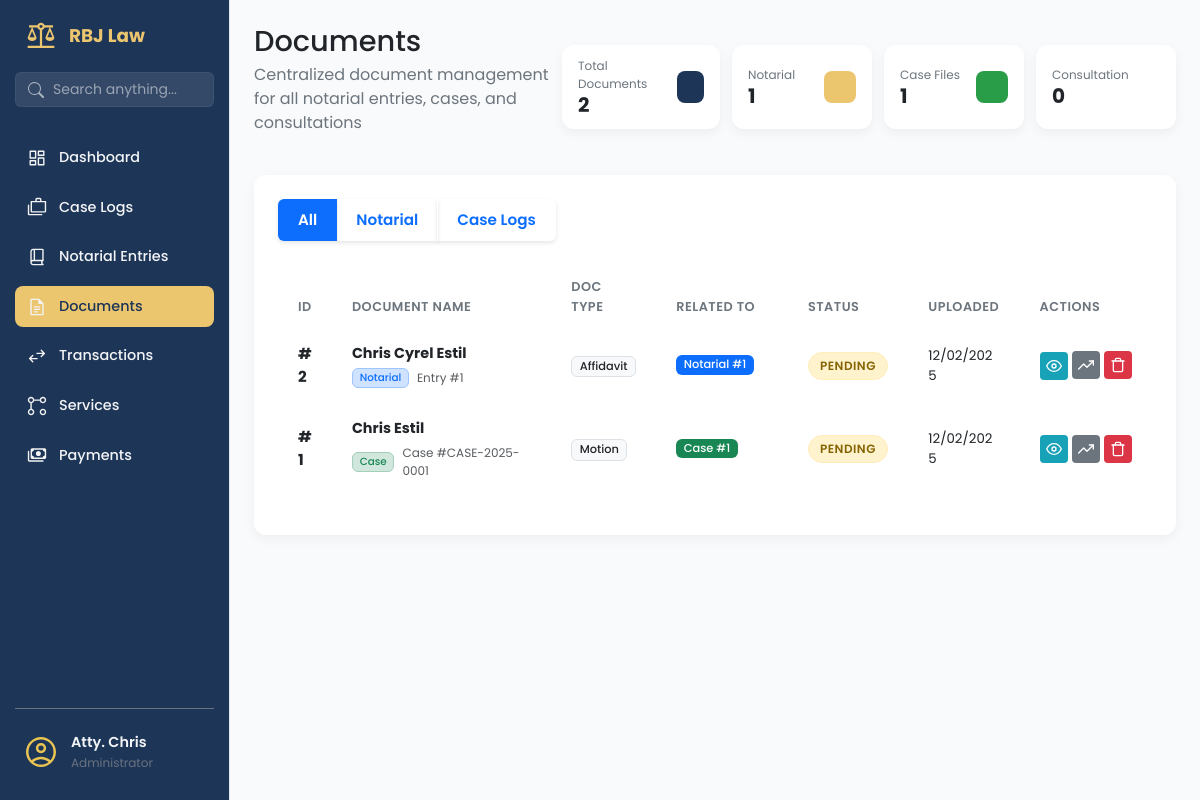
/documents/ (signed in), run on the app's committed database.
### app/models/document_mdl.py (models this page shows, shortened)
class Document(db.Model):
    __tablename__ = 'documents'
    id = db.Column(db.Integer, primary_key=True)
    filename = db.Column(db.String(255), nullable=False)
    file_path = db.Column(db.String(500), nullable=False)
    file_type = db.Column(db.String(50), nullable=True)
    file_size = db.Column(db.Integer, nullable=True)  # in bytes
    document_type = db.Column(db.String(100), nullable=True)  # e.g., Affidavit, ID, SPA Draft, etc.
    notes = db.Column(db.Text, nullable=True)
    document_status = db.Column(db.String(50), default='Pending', nullable=False)
    parent_type = db.Column(db.String(50), nullable=False)  # 'notarial_entry', 'case', 'client'
    parent_id = db.Column(db.Integer, nullable=False)
    uploaded_by = db.Column(db.Integer, db.ForeignKey('users.id'), nullable=True)
    uploaded_at = db.Column(db.DateTime, default=datetime.utcnow)
    last_modified = db.Column(db.DateTime, default=datetime.utcnow, onupdate=datetime.utcnow)
    uploader = db.relationship('User', backref='uploaded_documents', lazy=True)

### app/routes/documents_routes.py (the view)
@documents_bp.route('/')
@login_required
def documents_page():
    document_type = request.args.get('type', 'all')
    query = Document.query
    if document_type != 'all':
        query = query.filter_by(parent_type=document_type)
    search_term = request.args.get('search', '')
    if search_term:
        query = query.filter(or_(
            Document.filename.ilike(f'%{search_term}%'),
            Document.notes.ilike(f'%{search_term}%')
        ))
    documents = query.order_by(Document.uploaded_at.desc()).all()
    for doc in documents:
        doc.context_name = "Unknown Client"
        doc.context_ref = f"ID: {doc.parent_id}"
        if doc.parent_type == 'notarial_entry':
            entry = NotarialEntry.query.get(doc.parent_id)
            if entry:
                doc.context_ref = f"Entry #{entry.not_entry_num}"
                if entry.parties:
                    primary_party = entry.parties[0].party_name
                    if len(entry.parties) > 1:
                        doc.context_name = f"{primary_party} et al."
                    else:
                        doc.context_name = primary_party
                else:
                    doc.context_name = "No Party Listed"
        elif doc.parent_type == 'case':
            case = Case.query.get(doc.parent_id)
            if case:
                doc.context_ref = f"Case #{case.case_number}"
                if case.client:
                    doc.context_name = f"{case.client.client_first_name} {case.client.client_last_name}"
                else:
                    doc.context_name = case.title  # Fallback to case title if no client
            else:
                doc.context_name = "Deleted Case"
                doc.context_ref = f"ID: {doc.parent_id}"
        elif doc.parent_type == 'consultation':
            pass
        elif doc.parent_type == 'client':
            client = Client.query.get(doc.parent_id)
            if client:
                doc.context_name = f"{client.first_name} {client.last_name}"
                doc.context_ref = "Client File"
    return render_template('documents_page.html',
                         documents=documents,
                         current_filter=document_type,
                         search_term=search_term)

### app/templates/documents_page.html (shortened to what this page needs)
{% extends 'base.html' %}
{% block content %}
<main class="dashboard-content">
    <header class="dashboard-header">
        <div>
            <h1>Documents </h1>
            <p>Centralized document management for all notarial entries, cases, and consultations</p>
        </div>
        <div style="display: flex; justify-content: space-between; gap: 12px;">
            <div class="data-card data-card--sm">
                <div class="data-card__info">
                    <span class="data-card__title">Total Documents</span>
                    <span class="data-card__value">{{ documents|length }}</span>
                </div>
                <div class="data-card__icon data-card__icon--blue"></div>
            </div>
            <div class="data-card data-card--sm">
                <div class="data-card__info">
                    <span class="data-card__title">Notarial</span>
                    <span class="data-card__value">
                        {% set notarial_count = [] %}
                        {{ notarial_count|length }}
                    </span>
                </div>
                <div class="data-card__icon data-card__icon--gold"></div>
            </div>
            <div class="data-card data-card--sm">
                <div class="data-card__info">
                    <span class="data-card__title">Case Files</span>
                    <span class="data-card__value">
                        {% set case_count = [] %}
                        {{ case_count|length }}
                    </span>
                </div>
                <div class="data-card__icon data-card__icon--green"></div>
            </div>
            <div class="data-card data-card--sm">
                <div class="data-card__info">
                    <span class="data-card__title">Consultation</span>
                    <span class="data-card__value">
                        {% set consultation_count = [] %}
                        {{ consultation_count|length }}
                    </span>
                </div>
                <div class="data-card__icon data-card__icon--purple"></div>
            </div>
        </div>
    </header>
    <section class="content-section">
        <div class="panel-card">
            <div class="filter-buttons mb-4" style="display: flex; justify-content: space-between;">
                <div class="btn-group" role="group" aria-label="Document filters">
                    <button type="button" class="btn btn-outline-primary active" data-filter="all">
                        All
                    </button>
                    <button type="button" class="btn btn-outline-primary" data-filter="notarial_entry">
                        Notarial
                    </button>
                    <button type="button" class="btn btn-outline-primary" data-filter="case">
                        Case Logs
                    </button>
                </div>
            </div>
            <div class="table-wrapper">
                <table class="table">
                    <colgroup>
                        <col style="width: 5%">
                        <col style="width: 25%">
                        <col style="width: 10%">
                        <col style="width: 15%">
                        <col style="width: 10%">
                        <col style="width: 10%">
                        <col style="width: 10%">
                    </colgroup>
                    <thead>
                        <tr>
                            <th>ID</th>
                            <th>Document Name</th>
                            <th>Doc Type</th>
                            <th>Related To</th>
                            <th>Status</th>
                            <th>Uploaded</th>
                            <th>Actions</th>
                        </tr>
                    </thead>
                    <tbody>
                        {% for document in documents %}
                        <tr class="document-row" data-parent-type="{{ document.parent_type }}">
                            <td><strong>#{{ document.id }}</strong></td>
                            <td>
                                <div class="d-flex flex-column">
                                    <span class="fw-bold text-dark" style="font-size: 0.9rem;">
                                        {{ document.context_name }}
                                    </span>
                                    <div class="d-flex align-items-center mt-1">
                                        {% if document.parent_type == 'notarial_entry' %}
                                        <span
                                            class="badge bg-primary-subtle text-primary border border-primary-subtle me-2"
                                            style="font-size: 0.65rem;">Notarial</span>
                                        {% elif document.parent_type == 'case' %}
                                        <span
                                            class="badge bg-success-subtle text-success border border-success-subtle me-2"
                                            style="font-size: 0.65rem;">Case</span>
                                        {% elif document.parent_type == 'consultation' %}
                                        <span class="badge bg-info-subtle text-info border border-info-subtle me-2"
                                            style="font-size: 0.65rem;">Consultation</span>
                                        {% endif %}
                                        <small class="text-muted" style="font-size: 0.75rem;">
                                            {{ document.context_ref }}
                                        </small>
                                    </div>
                                </div>
                            </td>
                            <td><span class="badge bg-light text-dark border">{{ document.document_type or 'General'
                                    }}</span></td>
                            <td>
                                {% if document.parent_type == 'notarial_entry' %}
                                <span class="badge bg-primary mb-1">Notarial #{{ document.parent_id }}</span>
                                {% elif document.parent_type == 'case' %}
                                <span class="badge bg-success mb-1">Case #{{ document.parent_id }}</span>
                                {% else %}
                                <span class="badge bg-secondary mb-1">{{ document.parent_type|title }}</span>
                                {% endif %}
                            </td>
                            <td>
                                <span
                                    class="status-tag status-tag--{{ document.document_status|lower|replace(' ', '-') }}">
                                    {{ document.document_status }}
                                </span>
                            </td>
                            <td>
                                <div class="small">{{ document.uploaded_at.strftime('%m/%d/%Y') }}</div>
                            </td>
                            <td>
                                <div class="action-buttons">
                                    <a href="{{ url_for('documents.view_document', document_id=document.id) }}"
                                        target="_blank" class="btn-action btn-action--info" title="View">
                                        <svg xmlns="http://www.w3.org/2000/svg" width="16" height="16"
                                            viewBox="0 0 24 24" fill="none" stroke="currentColor" stroke-width="2"
                                            stroke-linecap="round" stroke-linejoin="round">
                                            <path d="M1 12s4-8 11-8 11 8 11 8-4 8-11 8-11-8-11-8z"></path>
                                            <circle cx="12" cy="12" r="3"></circle>
                                        </svg>
                                    </a>
                                    <div class="dropdown status-dropdown">
                                        <button class="btn-action btn-action--secondary dropdown-toggle" type="button"
                                            data-bs-toggle="dropdown" aria-expanded="false" title="Update Status">
                                            <svg xmlns="http://www.w3.org/2000/svg" width="16" height="16"
                                                viewBox="0 0 24 24" fill="none" stroke="currentColor" stroke-width="2"
                                                stroke-linecap="round" stroke-linejoin="round">
                                                <polyline points="23 6 13.5 15.5 8.5 10.5 1 18"></polyline>
                                                <polyline points="17 6 23 6 23 12"></polyline>
                                            </svg>
                                        </button>
                                    </div>
                                    <form action="{{ url_for('documents.delete_document', document_id=document.id) }}"
                                        method="POST" style="display:inline;"
                                        onsubmit="return confirm('Are you sure you want to delete this document?');">
                                        <button type="submit" class="btn-action btn-action--danger" title="Delete">
                                        </button>
                                    </form>
                                </div>
                            </td>
                        </tr>
                        {% endfor %}
                    </tbody>
                </table>
            </div>
        </div>
    </section>
</main>
{% endblock %}

### data on the page
Document: id "2", context_name "Chris Cyrel Estil", parent_type "Notarial", context_ref "Entry #1", document_type "Affidavit", parent_id "1", document_status "PENDING", uploaded_at "12/02/2025"
Document: id "1", context_name "Chris Estil", parent_type "Case", context_ref "Case #CASE-2025-0001", document_type "Motion", parent_id "1", document_status "PENDING", uploaded_at "12/02/2025"

### other printed values
{{ documents|length }} "2"
{{ notarial_count|length }} "1"
{{ case_count|length }} "1"
{{ consultation_count|length }} "0"
